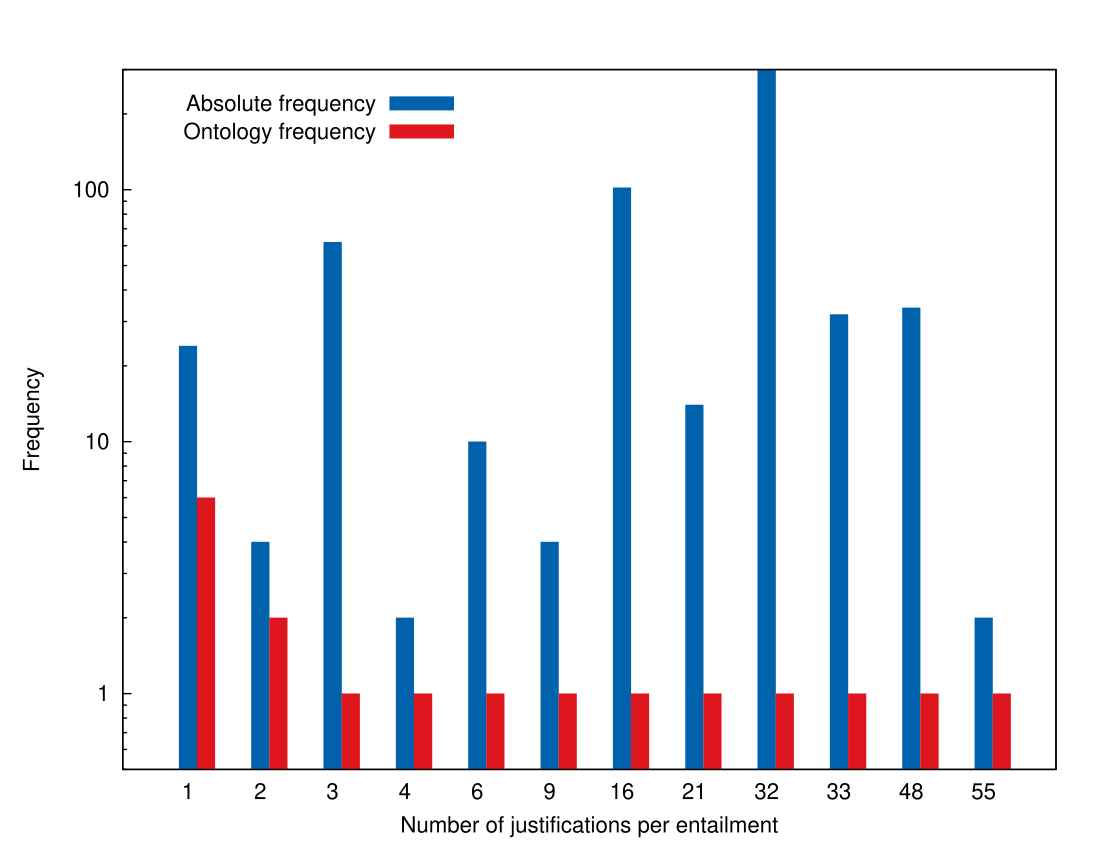

gnuplot code for this plot:
#set term aqua font small_font
set terminal postscript enhanced color font small_font
set output '| ps2pdf - unsat-justcount-frequency.pdf'

# set margins to remove whitespace
set bmargin 0
set tmarg 0
set lmargin 4
set rmargin 1

set ylabel "Frequency" textcolor rgb text_color font small_font
set xlabel "Number of justifications per entailment" textcolor rgb text_color font small_font

set logscale y

set xrange [0.1:]
set yrange [0.5:300]

set key inside top left vertical noreverse autotitles nobox height 1
set key spacing 2

set ytics nomirror font small_font
set xtics nomirror font small_font

set nogrid

set datafile separator ","
#set datafile missing "NaN"

set style data histogram
set style fill solid noborder

plot "unsat-frequency-result.csv" using 2:xtic(1) title "Absolute frequency",\
	"" using 3 title "Ontology frequency"
